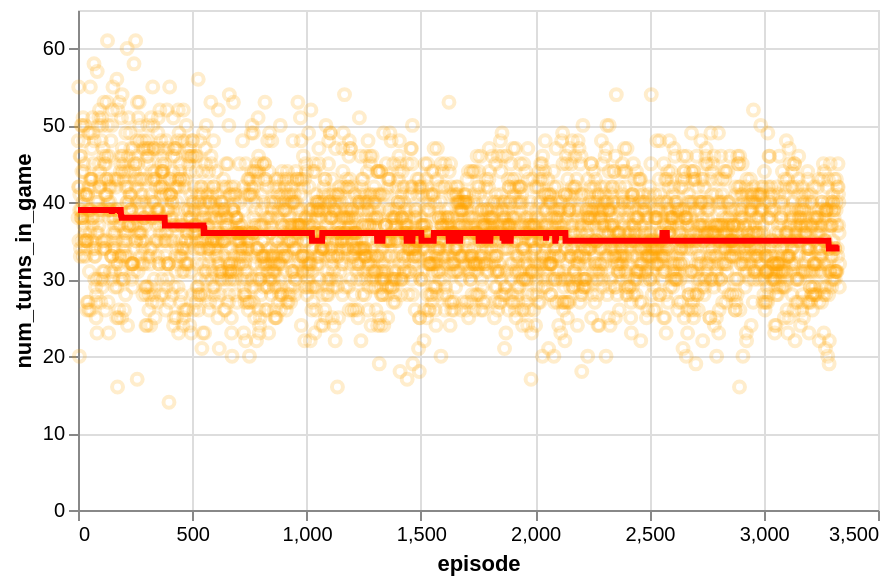

The notebook cell saved with this chart:
### Code cell
plot_training_metric(smart1, metric="num_turns_in_game")

### Figure 1 — Vega-Lite specification as saved in the notebook (floating-point values rounded to 4 significant figures; data arrays with more than 128 entries replaced by an {"elided": "..."} marker saying what was removed)
{"config": {"view": {"continuousWidth": 300, "continuousHeight": 300}}, "layer": [{"mark": {"type": "point", "color": "orange", "opacity": 0.2}, "encoding": {"x": {"field": "episode", "type": "quantitative"}, "y": {"field": "num_turns_in_game", "title": "num_turns_in_game", "type": "quantitative"}}}, {"mark": {"type": "line", "color": "red", "size": 3}, "encoding": {"x": {"field": "episode", "type": "quantitative"}, "y": {"field": "rolling_mean", "type": "quantitative"}}, "transform": [{"window": [{"op": "median", "field": "num_turns_in_game", "as": "rolling_mean"}], "frame": [-333, 333]}]}], "data": {"name": "data-62b1a8bcbd6cca325f17a26ada2bdd00"}, "height": 250, "width": 400, "$schema": "https://vega.github.io/schema/vega-lite/v5.17.0.json", "datasets": {"data-62b1a8bcbd6cca325f17a26ada2bdd00": {"elided": "3333 records"}}}
